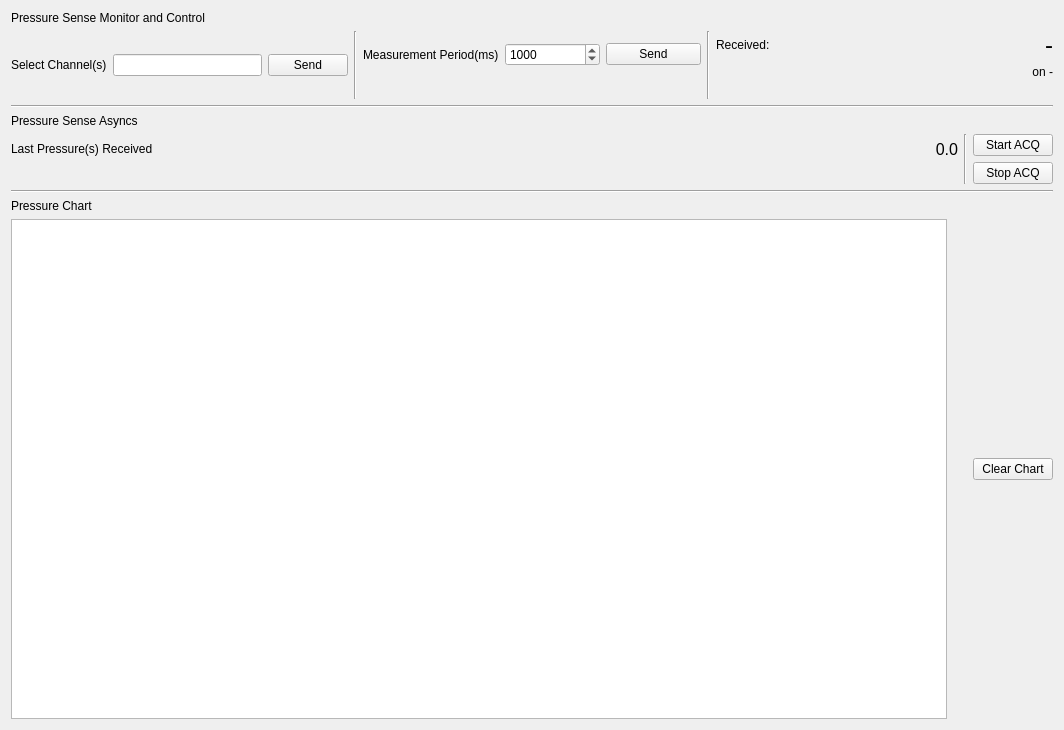
<?xml version="1.0" encoding="UTF-8"?>
<ui version="4.0">
 <class>ModulePressureSenseBig</class>
 <widget class="QWidget" name="ModulePressureSenseBig">
  <property name="geometry">
   <rect>
    <x>0</x>
    <y>0</y>
    <width>1064</width>
    <height>730</height>
   </rect>
  </property>
  <property name="windowTitle">
   <string>Pressure Sense Module</string>
  </property>
  <layout class="QVBoxLayout" name="verticalLayout_11">
   <item>
    <layout class="QVBoxLayout" name="verticalLayout_8">
     <item>
      <widget class="QLabel" name="label">
       <property name="text">
        <string>Pressure Sense Monitor and Control</string>
       </property>
      </widget>
     </item>
     <item>
      <layout class="QHBoxLayout" name="horizontalLayout_10">
       <item>
        <layout class="QVBoxLayout" name="verticalLayout_5">
         <item>
          <layout class="QHBoxLayout" name="horizontalLayout_11">
           <item>
            <widget class="QLabel" name="label_9">
             <property name="text">
              <string>Select Channel(s)</string>
             </property>
            </widget>
           </item>
           <item>
            <widget class="QLineEdit" name="ledit_channel_set">
             <property name="text">
              <string/>
             </property>
            </widget>
           </item>
           <item>
            <widget class="QPushButton" name="pb_channel_set">
             <property name="text">
              <string>Send</string>
             </property>
            </widget>
           </item>
          </layout>
         </item>
         <item>
          <layout class="QGridLayout" name="gridLayout"/>
         </item>
        </layout>
       </item>
       <item>
        <widget class="Line" name="line_2">
         <property name="orientation">
          <enum>Qt::Vertical</enum>
         </property>
        </widget>
       </item>
       <item>
        <layout class="QVBoxLayout" name="verticalLayout_3">
         <item>
          <layout class="QHBoxLayout" name="horizontalLayout">
           <item>
            <widget class="QLabel" name="label_2">
             <property name="text">
              <string>Measurement Period(ms)</string>
             </property>
            </widget>
           </item>
           <item>
            <widget class="QSpinBox" name="spin_period_set">
             <property name="minimum">
              <number>10</number>
             </property>
             <property name="maximum">
              <number>10000</number>
             </property>
             <property name="singleStep">
              <number>10</number>
             </property>
             <property name="value">
              <number>1000</number>
             </property>
            </widget>
           </item>
           <item>
            <widget class="QPushButton" name="pb_period_set">
             <property name="text">
              <string>Send</string>
             </property>
            </widget>
           </item>
          </layout>
         </item>
         <item>
          <spacer name="horizontalSpacer">
           <property name="orientation">
            <enum>Qt::Horizontal</enum>
           </property>
           <property name="sizeHint" stdset="0">
            <size>
             <width>40</width>
             <height>20</height>
            </size>
           </property>
          </spacer>
         </item>
        </layout>
       </item>
       <item>
        <widget class="Line" name="line_6">
         <property name="orientation">
          <enum>Qt::Vertical</enum>
         </property>
        </widget>
       </item>
       <item>
        <layout class="QVBoxLayout" name="verticalLayout_6">
         <item>
          <layout class="QHBoxLayout" name="horizontalLayout_12">
           <item>
            <widget class="QLabel" name="label_10">
             <property name="text">
              <string>Received:</string>
             </property>
            </widget>
           </item>
           <item>
            <spacer name="horizontalSpacer_10">
             <property name="orientation">
              <enum>Qt::Horizontal</enum>
             </property>
             <property name="sizeHint" stdset="0">
              <size>
               <width>40</width>
               <height>20</height>
              </size>
             </property>
            </spacer>
           </item>
           <item>
            <widget class="QLabel" name="lbl_set_channel_recvd">
             <property name="minimumSize">
              <size>
               <width>150</width>
               <height>0</height>
              </size>
             </property>
             <property name="font">
              <font>
               <pointsize>18</pointsize>
              </font>
             </property>
             <property name="text">
              <string>-</string>
             </property>
             <property name="alignment">
              <set>Qt::AlignRight|Qt::AlignTrailing|Qt::AlignVCenter</set>
             </property>
            </widget>
           </item>
          </layout>
         </item>
         <item>
          <widget class="QLabel" name="lbl_set_channel_recvd_on">
           <property name="text">
            <string>on -</string>
           </property>
           <property name="alignment">
            <set>Qt::AlignRight|Qt::AlignTrailing|Qt::AlignVCenter</set>
           </property>
          </widget>
         </item>
         <item>
          <spacer name="horizontalSpacer_11">
           <property name="orientation">
            <enum>Qt::Horizontal</enum>
           </property>
           <property name="sizeHint" stdset="0">
            <size>
             <width>40</width>
             <height>20</height>
            </size>
           </property>
          </spacer>
         </item>
        </layout>
       </item>
      </layout>
     </item>
    </layout>
   </item>
   <item>
    <widget class="Line" name="line">
     <property name="orientation">
      <enum>Qt::Horizontal</enum>
     </property>
    </widget>
   </item>
   <item>
    <layout class="QVBoxLayout" name="verticalLayout_9">
     <item>
      <widget class="QLabel" name="label_7">
       <property name="text">
        <string>Pressure Sense Asyncs</string>
       </property>
      </widget>
     </item>
     <item>
      <layout class="QHBoxLayout" name="horizontalLayout_8">
       <item>
        <layout class="QVBoxLayout" name="verticalLayout_4">
         <item>
          <layout class="QHBoxLayout" name="horizontalLayout_7">
           <item>
            <widget class="QLabel" name="label_3">
             <property name="text">
              <string>Last Pressure(s) Received</string>
             </property>
            </widget>
           </item>
           <item>
            <spacer name="horizontalSpacer_3">
             <property name="orientation">
              <enum>Qt::Horizontal</enum>
             </property>
             <property name="sizeHint" stdset="0">
              <size>
               <width>40</width>
               <height>20</height>
              </size>
             </property>
            </spacer>
           </item>
           <item>
            <widget class="QLabel" name="lbl_last_pressure">
             <property name="minimumSize">
              <size>
               <width>0</width>
               <height>0</height>
              </size>
             </property>
             <property name="font">
              <font>
               <pointsize>12</pointsize>
              </font>
             </property>
             <property name="text">
              <string>0.0</string>
             </property>
             <property name="alignment">
              <set>Qt::AlignRight|Qt::AlignTrailing|Qt::AlignVCenter</set>
             </property>
            </widget>
           </item>
          </layout>
         </item>
         <item>
          <spacer name="horizontalSpacer_7">
           <property name="orientation">
            <enum>Qt::Horizontal</enum>
           </property>
           <property name="sizeHint" stdset="0">
            <size>
             <width>40</width>
             <height>20</height>
            </size>
           </property>
          </spacer>
         </item>
        </layout>
       </item>
       <item>
        <widget class="Line" name="line_3">
         <property name="orientation">
          <enum>Qt::Vertical</enum>
         </property>
        </widget>
       </item>
       <item>
        <layout class="QVBoxLayout" name="verticalLayout_2">
         <item>
          <widget class="QPushButton" name="start_acq_btn">
           <property name="text">
            <string>Start ACQ</string>
           </property>
          </widget>
         </item>
         <item>
          <widget class="QPushButton" name="stop_acq_btn">
           <property name="text">
            <string>Stop ACQ</string>
           </property>
          </widget>
         </item>
        </layout>
       </item>
      </layout>
     </item>
    </layout>
   </item>
   <item>
    <widget class="Line" name="line_4">
     <property name="orientation">
      <enum>Qt::Horizontal</enum>
     </property>
    </widget>
   </item>
   <item>
    <layout class="QVBoxLayout" name="verticalLayout_10">
     <item>
      <widget class="QLabel" name="label_8">
       <property name="text">
        <string>Pressure Chart</string>
       </property>
      </widget>
     </item>
     <item>
      <layout class="QHBoxLayout" name="horizontalLayout_6">
       <item>
        <widget class="PlotWidget" name="chart"/>
       </item>
       <item>
        <spacer name="verticalSpacer">
         <property name="orientation">
          <enum>Qt::Vertical</enum>
         </property>
         <property name="sizeHint" stdset="0">
          <size>
           <width>20</width>
           <height>40</height>
          </size>
         </property>
        </spacer>
       </item>
       <item>
        <widget class="QPushButton" name="btn_clear_chart">
         <property name="text">
          <string>Clear Chart</string>
         </property>
        </widget>
       </item>
      </layout>
     </item>
    </layout>
   </item>
  </layout>
 </widget>
 <customwidgets>
  <customwidget>
   <class>PlotWidget</class>
   <extends>QGraphicsView</extends>
   <header>pyqtgraph</header>
  </customwidget>
 </customwidgets>
 <resources/>
 <connections/>
</ui>
